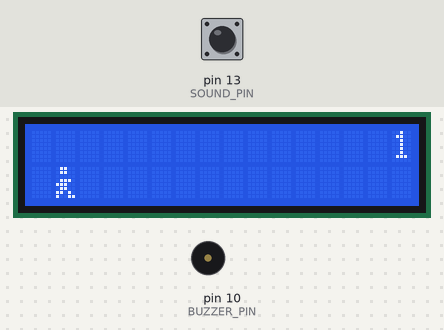
This sketch was run on a simulated Arduino Uno, built with avr-gcc and run on an emulated ATmega328P. On the bench: 16×2 character LCD, buzzer (waves = sounding). Inputs (shaded band) come from the test bench; at power-on: pin 13 (SOUND_PIN) LOW. Random numbers use the default seed unless the sketch sets one.

Above: at 1.2 s.
1.3 s: pin 13 (SOUND_PIN) driven HIGH
At 1.42 s:
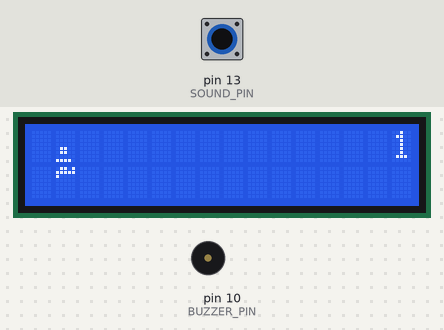
3.4 s: pin 13 (SOUND_PIN) driven LOW
At 5.6 s:
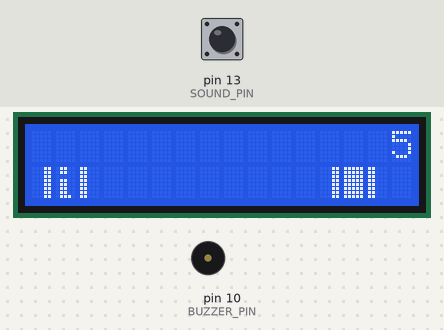
5.7 s: pin 13 (SOUND_PIN) driven HIGH
At 7.71 s:
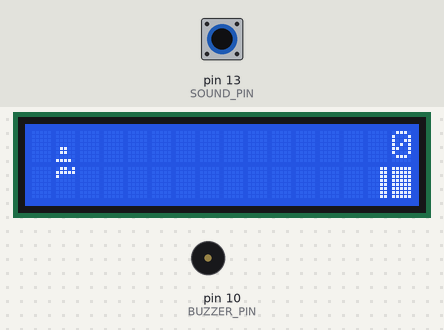
8.7 s: pin 13 (SOUND_PIN) driven LOW
At 11.5 s:
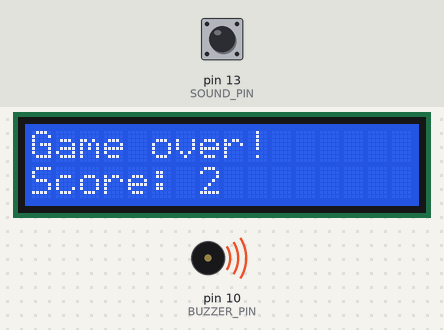
11.7 s: pin 13 (SOUND_PIN) pulsed HIGH 5 times (0.12 s each, 0.3 s apart)
At 13.04 s:
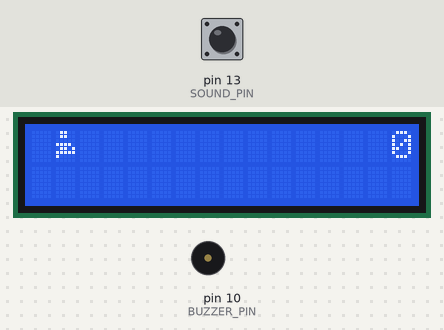
16.2 s: pin 13 (SOUND_PIN) driven HIGH
At 19.2 s:
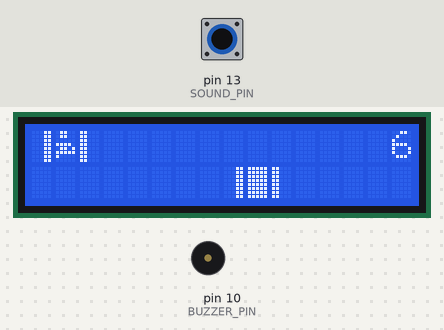
Timing chart, 0 to 21.8 s (numbered marks = the images above; inputs shaded):
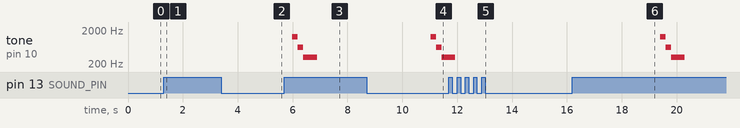

Measured:
- after the input at 8.7 s, tone on pin 10 (BUZZER_PIN): silent → 1245 Hz after 2.3 s, → 622 Hz 0.20 s later, → 311 Hz 0.20 s later
- after the input at 11.7 s, the display: first changes after 0.94 s (image 5 shows a later state)
- what the display in image 6 shows lasts 0.5 s, from 18.9 s to 19.4 s

The sketch:

project.ino
```cpp
#include <LiquidCrystal.h>

//initialize the library with the numbers of the interface pins
LiquidCrystal lcd(12, 11, 5, 4, 3, 2);

//indexes of the custom characters
#define SPRITE_RUN1 1
#define SPRITE_RUN2 2
#define SPRITE_JUMP 3
#define SPRITE_UPPER_JUMP 4
#define SPRITE_LOWER_JUMP 5

//terrain constants
#define TERRAIN_WIDTH 16
#define SPRITE_TERRAIN_EMPTY 0
#define GROUND 6
#define GROUND_RIGHT 7
#define GROUND_LEFT 8

//game speed value for each difficulty
#define EASY_GAME_SPEED 200
#define MEDIUM_GAME_SPEED 100
#define HARD_GAME_SPEED 50

//terrain generation speed value for each difficulty
#define EASY_GENERATION_SPEED 800
#define MEDIUM_GENERATION_SPEED 600
#define HARD_GENERATION_SPEED 400

//character's possible statuses
const static int STOPPED = 0;
const static int RUNNING = 1;
const static int JUMPING_MIDDLE = 2;
const static int JUMPING_HIGH = 3;
const static int JUMPING_FALLING = 4;

//time between the sprite shift (only used for graphics purposes)
const int runSpeed = 400;

//time duration of a jump
int jumpSpeed = EASY_GAME_SPEED;
//time between each game frame
int gameSpeed = EASY_GAME_SPEED;

//minimum time between each new generation of a terrain
int terrainGenerationSpeed = EASY_GENERATION_SPEED;

//variable containing the time in millisec. of the last update
unsigned long lastTime;

//variable containing the time in millisec. of the last terrain generation
unsigned long lastGenerationTime;

//variable containing the time in millisec. of the last terrain advance
unsigned long lastAdvanceTime;

//variables used to monitor the character's status
int gameStatus;
boolean isOnTheLowerBoard;
boolean isOnTheUpperBoard;

//array that models the status of the upper part of the display
static int terrainUpper[TERRAIN_WIDTH];

//array that models the status of the lower part of the display
static int terrainLower[TERRAIN_WIDTH];

//default sound sensor pin
const int SOUND_PIN = 13;

//default buzzer pin
const int BUZZER_PIN = 10;

//score
int score;

//true if is not game over
boolean playing;

//game over track constants
const int GAME_OVER_TRACK_LENGTH = 3;
int gameOverTrack[] = {1245,622,311};
int gameOverTrackTempo[] = {500, 500, 500};
int gameOverTrackPauses[] = {200, 200, 200};


//method for initializing the game graphics
void initializeGraphics(){

  /* Each byte of this array is a piece of an LCD cell.
   * 8 bytes represent the entire 5x8 cell
   * Generated using this tool: https://maxpromer.github.io/LCD-Character-Creator/
   */
  static byte graphics[] = {
    // Run position 1
    B01100,
    B01100,
    B00000,
    B01110,
    B11100,
    B01100,
    B11010,
    B10011,
    // Run position 2
    B01100,
    B01100,
    B00000,
    B01100,
    B01100,
    B01100,
    B01100,
    B01110,
    // Jump
    B01100,
    B01100,
    B00000,
    B11110,
    B01101,
    B11111,
    B10000,
    B00000,
    // Upper Jump
    B00000,
    B00000,
    B00000,
    B00000,
    B01100,
    B01100,
    B00000,
    B11110,
    // Lower Jump
    B01101,
    B11111,
    B10000,
    B00000,
    B00000,
    B00000,
    B00000,
    B00000,
    // Ground
    B11111,
    B11111,
    B11111,
    B11111,
    B11111,
    B11111,
    B11111,
    B11111,
    // Ground right
    B00011,
    B00011,
    B00011,
    B00011,
    B00011,
    B00011,
    B00011,
    B00011,
    // Ground left
    B11000,
    B11000,
    B11000,
    B11000,
    B11000,
    B11000,
    B11000,
    B11000,
  };

  int i;
  for (i = 0; i < 8; i++) {
    lcd.createChar(i + 1, &graphics[i * 8]);
  }
  for (i = 0; i < TERRAIN_WIDTH; i++) {
    terrainUpper[i] = SPRITE_TERRAIN_EMPTY;
    terrainLower[i] = SPRITE_TERRAIN_EMPTY;
  }
}

void setup() {

  //debug
  Serial.begin(115200);

  //set up the sound sensor input pin
  pinMode(SOUND_PIN, INPUT);

  //set up the buzzer output pin
  pinMode(BUZZER_PIN,OUTPUT);

  //define the custom chars and prepare the screen
  initializeGraphics();

  // set up the LCD's number of columns and rows:
  lcd.begin(16, 2);

  //set up the character's position
  lcd.setCursor(1,1);

  //draw the character
  lcd.write(byte(SPRITE_RUN1));

  //initializations
  lastTime = millis();
  lastGenerationTime = millis();
  lastAdvanceTime = millis();
  gameStatus =  STOPPED;
  isOnTheLowerBoard = true;
  isOnTheUpperBoard = false;
  playing = true;
  score = millis()/1000;
}

void updateChar(){
  /*
 * this function updates
 * the character's sprite
 * periodically, giving
 * the "running" effect
 */
  if (gameStatus == RUNNING ){
    lcd.setCursor(1,1);
    lcd.write(byte(SPRITE_RUN1));
    gameStatus = STOPPED;
  }
  else if(gameStatus == STOPPED){
    lcd.setCursor(1,1);
    lcd.write(byte(SPRITE_RUN2));
    gameStatus = RUNNING;
  }
  lastTime = millis();
}


boolean isContinuingJumping = false;
/*
 * since the sound sensor isn't too
 * precise, if the sound is recorded
 * even once within a brief timelapse,
 * this code keeps the character on
 * the upper part of the board. The
 * boolean allows to keep track of that.
 */
void updateCharacterWhileJumping(){
  /*
   * this function decides which animation
   * to perform basing on the state of the
   * character when it is on the upper part
   * of the board
   */
    if(gameStatus == STOPPED || gameStatus == RUNNING){
      startJumpingUpAnimation();
    }
    else if(gameStatus == JUMPING_MIDDLE){
      unsigned long currentMillis = millis();
      if(currentMillis-lastTime >= gameSpeed){
        startJumpingAnimation();
      }
    }
    else if(gameStatus == JUMPING_HIGH){
      //continue jumping
      isContinuingJumping = true;
    }
    else if(gameStatus == JUMPING_FALLING){
      unsigned long currentMillis = millis();
      if(currentMillis-lastTime >= gameSpeed){
        resetRunning();
      }
    }
}

void updateCharacterWhileGrounded(){
  /*
   * this function decides which animation
   * to perform basing on the state of the
   * character when it is on the lower part
   * of the board
   */
    if(gameStatus == STOPPED){
      unsigned long currentMillis = millis();
      if(currentMillis-lastTime >= runSpeed){
        updateChar();
      }
    }
    else if(gameStatus == RUNNING){
      unsigned long currentMillis = millis();
      if(currentMillis-lastTime >= runSpeed){
        updateChar();
      }
    }
    else if(gameStatus == JUMPING_MIDDLE){
      unsigned long currentMillis = millis();
      if(currentMillis-lastTime >= gameSpeed){
        startJumpingAnimation();
      }
    }
    else if(gameStatus == JUMPING_HIGH){
      unsigned long currentMillis = millis();
      if(currentMillis-lastTime >= jumpSpeed){
        if(isContinuingJumping){
          isContinuingJumping = false;
          lastTime = millis();
        }
        else endJumpingAnimation();
      }
    }
    else if(gameStatus == JUMPING_FALLING){
      unsigned long currentMillis = millis();
      if(currentMillis-lastTime >= gameSpeed){
        resetRunning();
      }
    }
}

//starts the jump animation
void startJumpingUpAnimation(){
  lastTime = millis();
  gameStatus = JUMPING_MIDDLE;
  isOnTheLowerBoard = true;
  isOnTheUpperBoard = true;
  lcd.setCursor(1,0);
  lcd.write(byte(SPRITE_UPPER_JUMP));
  lcd.setCursor(1,1);
  lcd.write(byte(SPRITE_LOWER_JUMP));
}

//keeps the character on air
void startJumpingAnimation(){
  lastTime = millis();
  gameStatus = JUMPING_HIGH;
  isOnTheLowerBoard = false;
  isOnTheUpperBoard = true;
  lcd.setCursor(1,1);
  lcd.write(' ');
  lcd.setCursor(1,0);
  lcd.write(byte(SPRITE_JUMP));
}

//makes the character fall
void endJumpingAnimation(){
  lastTime = millis();
  gameStatus = JUMPING_FALLING;
  isOnTheLowerBoard = true;
  isOnTheUpperBoard = true;
  lcd.setCursor(1,0);
  lcd.write(byte(SPRITE_UPPER_JUMP));
  lcd.setCursor(1,1);
  lcd.write(byte(SPRITE_LOWER_JUMP));
}

//restores the running state of the character
void resetRunning(){
  lastTime = millis();
  isOnTheLowerBoard = true;
  isOnTheUpperBoard = false;
  lcd.setCursor(1,0);
  lcd.write(' ');
  gameStatus = RUNNING;
  lcd.setCursor(1,1);
  lcd.write(byte(SPRITE_RUN1));
}

//function that randomly generates a new terrain
int generateTerrain(){
  unsigned long currentTime = millis();
  if(currentTime - lastGenerationTime >= terrainGenerationSpeed){
    //random generate one among the 2 terrain blocks
    lastGenerationTime = millis();
    int r = random(2);
    if(r==0){
      return SPRITE_TERRAIN_EMPTY;
    }
    else return GROUND;
  }
  else return -1; //it is not the time for a new terrain yet
}


//function that shifts both the terrain boards by 1 position to the left
void advanceTerrain(int* terrain, int newTerrain){
  for (int i = 0; i < TERRAIN_WIDTH; i++) {
    //if we are in the last position, add the new terrain, else shift
    terrain[i] = (i == TERRAIN_WIDTH - 1)? newTerrain : terrain[i+1];
  }

  //border fixes
  if(terrain[TERRAIN_WIDTH-1]==GROUND) terrain[TERRAIN_WIDTH-2] = GROUND_RIGHT;
  if(terrain[TERRAIN_WIDTH - 2] == GROUND){
    terrain[TERRAIN_WIDTH - 3] = GROUND_RIGHT;
    terrain[TERRAIN_WIDTH -1] = GROUND_LEFT;
  }
}

//function that randomly decides how to update the boards
void updateTerrain(){

  int newTerrainYAxis = random(2);
  int newTerrain = generateTerrain();

  //it is not the time yet
  if(newTerrain ==-1) {
    advanceTerrain(terrainLower, SPRITE_TERRAIN_EMPTY);
    advanceTerrain(terrainUpper, SPRITE_TERRAIN_EMPTY);
  }
  //update the lower board
  else if(newTerrainYAxis == 0){
    advanceTerrain(terrainLower, newTerrain);
    advanceTerrain(terrainUpper, SPRITE_TERRAIN_EMPTY);
  }
  else{ //update the upper board
    advanceTerrain(terrainLower, SPRITE_TERRAIN_EMPTY);
    advanceTerrain(terrainUpper, newTerrain);
  }
}

//fuction that renders the 2 boards on the LCD
void renderBoard(int* terrainLow, int* terrainUp){
  for(int i = 0; i < TERRAIN_WIDTH; i++){
    //if we are in the character position
    if(i == 1 && isOnTheLowerBoard && isOnTheUpperBoard){
      //do nothing
      continue;
    }
    else if(i == 1 && isOnTheLowerBoard){
      //update only the upper board
      lcd.setCursor(i,0);
      if(terrainUp[i]==SPRITE_TERRAIN_EMPTY) lcd.write(' ');
      else lcd.write(byte(terrainUp[i]));
    }
    else if(i == 1 && isOnTheUpperBoard){
      //update only the lower board
      lcd.setCursor(i,1);
      if(terrainLow[i]==SPRITE_TERRAIN_EMPTY) lcd.write(' ');
      else lcd.write(byte(terrainLow[i]));
    }
    else{
      //update both
      lcd.setCursor(i,0);
      if(terrainUp[i]==SPRITE_TERRAIN_EMPTY) lcd.write(' ');
      else lcd.write(byte(terrainUp[i]));
      lcd.setCursor(i,1);
      if(terrainLow[i]==SPRITE_TERRAIN_EMPTY) lcd.write(' ');
      else lcd.write(byte(terrainLow[i]));
    }
  }
}

void updateScore(){
  int ratio = 0;
  int temp = score;
  while(temp >= 10){
    temp = temp/10;
    ratio+=1;
  }
  lcd.setCursor(TERRAIN_WIDTH - 1 - ratio, 0);
  lcd.print(score);
}

void checkIfIsGameOver(){
  if(isOnTheLowerBoard){
    if(terrainLower[1]==GROUND) playing = false;
  }
  if(isOnTheUpperBoard){
    if(terrainUpper[1]==GROUND) playing = false;
  }
}

void printGameOver(){
  delay(500);
  lcd.clear();
  lcd.print("Game over!");
  lcd.setCursor(0,1);
  lcd.print("Score: ");
  lcd.print(score);
}

void startGameOverTrack(){
  for(int i=0; i < GAME_OVER_TRACK_LENGTH; i++){
    tone(BUZZER_PIN, gameOverTrack[i], gameOverTrackTempo[i]);
    delay(gameOverTrackPauses[i]);
  }
}

//keeps track of the last reset time
unsigned long previousMillis = 0;

//used to write only once to the LCD when game over is reached
boolean alreadyPrintedGameOver = false;

//called when the game has been restarted
void restartTheGame(){
  //clear the screen
  lcd.clear();

  //draw the character
  lcd.write(byte(SPRITE_RUN1));

  //restores the graphics
  initializeGraphics();

  //initializations
  previousMillis = millis();
  lastTime = millis() - previousMillis;
  lastGenerationTime = millis()- previousMillis;
  lastAdvanceTime = millis()- previousMillis;
  gameStatus =  STOPPED;
  isOnTheLowerBoard = true;
  isOnTheUpperBoard = false;
  playing = true;
  alreadyPrintedGameOver = false;
  score = 0;
  gameSpeed = EASY_GAME_SPEED;
  jumpSpeed = EASY_GAME_SPEED;
  terrainGenerationSpeed = EASY_GENERATION_SPEED;
}

void loop() {

  //read the intensity of the sound
  int soundValue = digitalRead(SOUND_PIN);

  //game over condition
  if(!playing) {
    if(!alreadyPrintedGameOver){
      printGameOver();
      alreadyPrintedGameOver = true;
      startGameOverTrack();
      delay(1000); //used to avoid that previous sound activates the sensor
      return;
    }
    else{
      if(soundValue == 1){
        restartTheGame();
      }
      return;
    }
  }

  //manage the run and jump animations of the character according to the recorded sound
  if(soundValue == 1){
    updateCharacterWhileJumping();
  }
  else{
    updateCharacterWhileGrounded();
  }

  //if it is the time, update the board shifting the terrain left and creating a new block
  long currentTime = millis();
  if(currentTime - lastAdvanceTime >= gameSpeed){
    updateTerrain();
    renderBoard(terrainLower, terrainUpper);
    lastAdvanceTime = millis();
  }

  //score updating
  score = (millis()-previousMillis)/1000;
  if(score == 20){
    //difficulty shifts to medium
    gameSpeed = MEDIUM_GAME_SPEED;
    jumpSpeed = MEDIUM_GAME_SPEED;
    terrainGenerationSpeed = MEDIUM_GENERATION_SPEED;
  }
  else if (score == 50){
    //difficulty shifts to hard
    gameSpeed = HARD_GAME_SPEED;
    jumpSpeed = HARD_GAME_SPEED;
    terrainGenerationSpeed = HARD_GENERATION_SPEED;
  }
  updateScore();
  checkIfIsGameOver();
}
```
